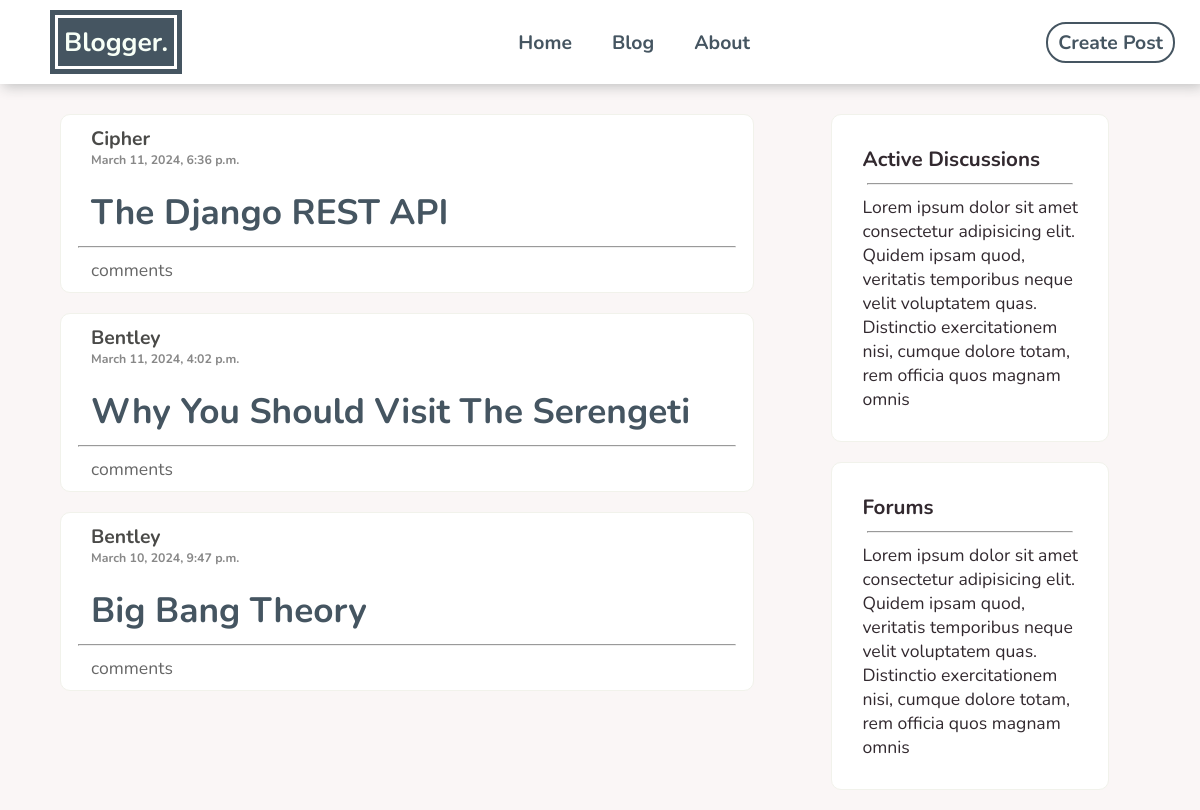
/posts/, run on the app's committed database.
### posts/models.py (models this page shows, shortened)
class Posts(models.Model):
    title = models.CharField(max_length=255)
    body = models.TextField()
    author = models.ForeignKey(get_user_model(), on_delete=models.CASCADE)
    published = models.DateTimeField(auto_now_add=True)
    class Meta:
        ordering = ('-published',)

### accounts/models.py (models this page shows, shortened)
class CustomUser(AbstractUser):
    email = models.EmailField('email address', unique=True)
    USERNAME_FIELD = 'email'    # specifies name of the field on the user model to be used as unique identifier
    REQUIRED_FIELDS = ('username',)

### posts/views.py (the view)
# urls.py: path("", PostListView.as_view(), name='posts'),
class PostListView(ListView):
    model = Posts
    template_name = 'post_list.html'
    context_object_name = 'post_list'

### templates/post_list.html (shortened to what this page needs)
{% extends 'base.html' %}
{% block navigation %}
    <a href="{% url 'home' %}">
        <div class="logo-border">
            <div class="logo">
                <h1>Blogger.</h1>
            </div>
        </div>
    </a>
    <ul class="nav-links">
        <li><a href="{% url 'home' %}">home</a></li>
        <li><a href="{% url 'posts' %}">blog</a></li>
        <li><a href="{% url 'about' %}">about</a></li>
    </ul>
    <div class="create">
        <a href="{% url 'post_create' %}" class="btn btn-create">create post</a>
    </div>
{% endblock navigation %}
{% block content %}
    <div class="wrapper">
        <div class="post-container">
            {% for post in post_list %}
                <div class="card">
                    <div class="card-header">
                        <h4 class="user">{{ post.author.username }}</h4>
                        <h5 class="date">{{ post.published }}</h5>
                    </div>
                    <h2 class="post-title"><a href="{% url 'post_detail' post.pk %}">{{ post.title }}</a></h2>
                    <hr style="width: 95%; margin: auto;">
                    <div class="comments">
                        <p>comments</p>
                    </div>
                </div>
            {% endfor %}
        </div>
        <div class="article-container">
            <div class="card">
                <h3>Active Discussions</h3>
                <hr style="margin: 10px 5px;">
                <p>
                    Lorem ipsum dolor sit amet consectetur adipisicing elit. Quidem ipsam quod, veritatis temporibus neque velit voluptatem quas. Distinctio exercitationem nisi, cumque dolore totam, rem officia quos magnam omnis
                </p>
            </div>
            <div class="card">
                <h3>Forums</h3>
                <hr style="margin: 10px 5px;">
                <p>
                    Lorem ipsum dolor sit amet consectetur adipisicing elit. Quidem ipsam quod, veritatis temporibus neque velit voluptatem quas. Distinctio exercitationem nisi, cumque dolore totam, rem officia quos magnam omnis
                </p>
            </div>
        </div>
    </div>
{% endblock content %}

### templates/base.html (shortened to what this page needs)
{% load static %}
<!DOCTYPE html>
<html lang="en">
<head>
    <link rel="stylesheet" href="{% static 'styles.css' %}">
</head>
<body>
    <div class="navbar">
        {% block navigation %}
        {% endblock navigation %}
    </div>
    {% block content %}
    {% endblock content %}
</body>
</html>

### assets/styles.css (style rules this page uses)
* { margin: 0; padding: 0; box-sizing: border-box; }
body { font-family: 'Nunito', sans-serif; font-size: 1.1em; background-color: #FAF6F6; color: #32292F; }
.btn { text-decoration: none; border: 2px solid #455561; border-radius: 20px; background: transparent; color: #455561; font-family: 'Nunito', sans-serif; font-size: 1.1em; font-weight: bold; margin-right: 5px; padding: 5px 10px; text-transform: capitalize; cursor: pointer; }
a { text-decoration: none; }
ul li { list-style-type: none; }
.card { background-color: #fff; border: 1px solid #F1F2EB; border-radius: 10px; margin-bottom: 20px; width: 90%; }
.navbar { display: flex; align-items: center; justify-content: space-between; background-color: #fff; padding: 10px 20px; box-shadow: 3px 3px 12px #C3C3C3; }
.logo-border { border: 5px solid #455561; margin-left: 30px; }
.logo { background-color: #455561; margin: 3px; }
.logo h1 { font-size: 1.5em; font-weight: bold; padding: 6px; color: #F7FFF6; }
.nav-links { display: flex; }
.nav-links li { padding-left: 40px; }
.nav-links li a { color: #455561; font-size: 1.1em; font-weight: bold; text-transform: capitalize; }
.wrapper { display: flex; width: 90%; margin: auto; margin-top: 30px; }
.post-container { width: 100%; }
.card .card-header { padding: 10px 30px; }
.card .card-header .user { font-size: 1.1em; font-weight: bold; color: #4A4A48; text-transform: capitalize; }
.card .card-header .date { font-size: 0.7em; font-weight: bold; color: #888; }
.card .post-title { font-size: 2em; font-weight: bold; padding: 10px 30px; color: #455561; text-transform: capitalize; }
.card .post-title a { color: #455561; }
.card .comments { padding: 10px 30px; font-size: 1em; font-weight: 400; color: #666; }
.article-container { width: 40%; }
.article-container .card { padding: 30px; }

### data on the page
Posts: author.username "Cipher", published "March 11, 2024, 6:36 p.m.", title "The Django REST API"
Posts: author.username "Bentley", published "March 11, 2024, 4:02 p.m.", title "Why You Should Visit The Serengeti"
Posts: author.username "Bentley", published "March 10, 2024, 9:47 p.m.", title "Big Bang Theory"
